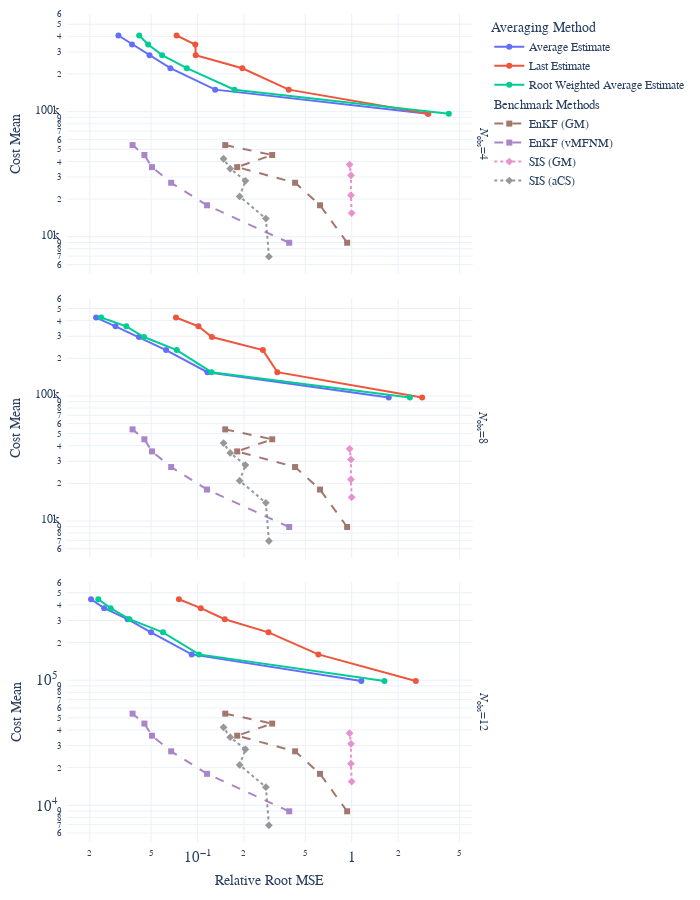

Write notebook code for a chart like this one.
### Markdown cell above
## Make Figure

### Code cell
for prob in df_agg["Problem"].unique():
    #filter
    this_df = df_agg.query("Problem == @prob & `Smoothing Function` == 'algebraic'")
    this_df = this_df[this_df["$\\epsilon_{{\\text{{Target}}}}$"]==1]
    this_df = this_df[this_df['$N_{{ \\text{{obs}} }}$'].isin([4,8,12])]
    this_df = this_df.sort_values(["$\\Delta_{{\\text{{Target}}}}$", "$N_{{ \\text{{obs}} }}$"])
    this_df_bm = df_bm_agg.query("Problem == @prob & cvar_tgt == 1")
    #plot
    fig = px.line(
        this_df,
        x = "Relative Root MSE",
        y="Cost Mean",
        facet_col=r'$\epsilon_{{\text{{Target}}}}$',
        facet_row="$N_{{ \\text{{obs}} }}$",
        color="Averaging Method",
        log_x=True,
        log_y=True,
        markers=True,
        labels=LATEX_TO_HTML | {"cvar_tgt_str": LATEX_TO_HTML[DF_COLUMNS_TO_LATEX["cvar_tgt"]]})
    # add benchmark
    num_rows = len(this_df["$N_{{ \\text{{obs}} }}$"].unique())
    num_cols = len(this_df[r'$\epsilon_{{\text{{Target}}}}$'].unique())
    for bm_solver in this_df_bm.Solver.unique():
        dat =this_df_bm.query("Solver == @bm_solver")
        dat = dat.sort_values(["Solver", "Sample Size"])
        trace_dict = {
            "x" : dat["Relative Root MSE"],
            "y" : dat["Cost Mean"],
            "legendgrouptitle_text": "Benchmark Methods",
            "name": bm_solver,
            "legendgroup": "group",
            "mode": "markers+lines",
            "opacity": 0.8,
            "text":dat["Sample Size"],
            "hoverinfo":"text"
        }
        trace_dict = trace_dict  | BM_SOLVER_SCATTER_STYLE[bm_solver]
        fig = ree.add_scatter_to_subplots(fig, num_rows, num_cols, **trace_dict)
    #style
    fig.update_layout(**MY_LAYOUT)
    fig.update_layout(height=900)
    fig.for_each_annotation(
        lambda a: a.update(text =  "" if a.text.startswith(LATEX_TO_HTML[DF_COLUMNS_TO_LATEX["stepsize_tolerance"]]) else a.text)) # remove column heading
    # save
    fig.write_image(f"diffusion problem.png".replace(" ", "_").lower(), scale=WRITE_SCALE)
    fig.show()
    # make and save caption
    fig_description = f"Solving the {prob} with the CBREE (vMFN) method using  \
different parameters. \
We vary the averaging method (color) and \
the divergence check $N_\\text{{obs}}$ (row). \
The choice of the stopping criterion $\\Delta_{{\\text{{Target}}}} = 2$, \
the stepsize tolerance $\\epsilon_{{\\text{{Target}}}}=1$ \
and indicator approximation {INDICATOR_APPROX_LATEX_NAME['algebraic']} \
are fixed. \
Furthermore we plot also the performance of the benchmark methods EnKF \
and SIS.  \
We used the sample sizes $J \\in {ree.vec_to_latex_set(df_agg['Sample Size'].unique())}$. \
Each marker represents the empirical estimates based the successful portion of $200$ simulations."
    display(Markdown(fig_description))
    with open(f"diffusion problem desc.tex".replace(" ", "_").lower(), "w") as file:
        file.write(fig_description)

### Figure 1 — Plotly figure (JSON) as saved in the notebook; plotly's stock layout.template omitted (floating-point values rounded to 4 significant figures)
{"data": [{"hovertemplate": "Averaging Method=Average Estimate<br><i>N</i><sub>obs</sub>=4<br><i>ε</i><sub>Target</sub>=1<br>Relative Root MSE=%{x}<br>Cost Mean=%{y}<extra></extra>", "legendgroup": "Average Estimate", "line": {"color": "#636efa", "dash": "solid"}, "marker": {"symbol": "circle"}, "mode": "markers+lines", "name": "Average Estimate", "orientation": "v", "showlegend": true, "type": "scatter", "x": [3.119, 0.1301, 0.06662, 0.04881, 0.03759, 0.03065], "xaxis": "x3", "y": [95990, 149860, 222360, 282760, 343650, 406080], "yaxis": "y3"}, {"hovertemplate": "Averaging Method=Average Estimate<br><i>N</i><sub>obs</sub>=8<br><i>ε</i><sub>Target</sub>=1<br>Relative Root MSE=%{x}<br>Cost Mean=%{y}<extra></extra>", "legendgroup": "Average Estimate", "line": {"color": "#636efa", "dash": "solid"}, "marker": {"symbol": "circle"}, "mode": "markers+lines", "name": "Average Estimate", "orientation": "v", "showlegend": false, "type": "scatter", "x": [1.74, 0.1159, 0.06247, 0.04167, 0.02935, 0.02196], "xaxis": "x2", "y": [97290, 154800, 232350, 295680, 360150, 423120], "yaxis": "y2"}, {"hovertemplate": "Averaging Method=Average Estimate<br><i>N</i><sub>obs</sub>=12<br><i>ε</i><sub>Target</sub>=1<br>Relative Root MSE=%{x}<br>Cost Mean=%{y}<extra></extra>", "legendgroup": "Average Estimate", "line": {"color": "#636efa", "dash": "solid"}, "marker": {"symbol": "circle"}, "mode": "markers+lines", "name": "Average Estimate", "orientation": "v", "showlegend": false, "type": "scatter", "x": [1.154, 0.09157, 0.04991, 0.03513, 0.02476, 0.02036], "xaxis": "x", "y": [98640, 160800, 241290, 307280, 376400, 443400], "yaxis": "y"}, {"hovertemplate": "Averaging Method=Last Estimate<br><i>N</i><sub>obs</sub>=4<br><i>ε</i><sub>Target</sub>=1<br>Relative Root MSE=%{x}<br>Cost Mean=%{y}<extra></extra>", "legendgroup": "Last Estimate", "line": {"color": "#EF553B", "dash": "solid"}, "marker": {"symbol": "circle"}, "mode": "markers+lines", "name": "Last Estimate", "orientation": "v", "showlegend": true, "type": "scatter", "x": [3.141, 0.3904, 0.1952, 0.09732, 0.09667, 0.07314], "xaxis": "x3", "y": [95990, 149860, 222360, 282760, 343650, 406080], "yaxis": "y3"}, {"hovertemplate": "Averaging Method=Last Estimate<br><i>N</i><sub>obs</sub>=8<br><i>ε</i><sub>Target</sub>=1<br>Relative Root MSE=%{x}<br>Cost Mean=%{y}<extra></extra>", "legendgroup": "Last Estimate", "line": {"color": "#EF553B", "dash": "solid"}, "marker": {"symbol": "circle"}, "mode": "markers+lines", "name": "Last Estimate", "orientation": "v", "showlegend": false, "type": "scatter", "x": [2.864, 0.3293, 0.2653, 0.1238, 0.1013, 0.07242], "xaxis": "x2", "y": [97290, 154800, 232350, 295680, 360150, 423120], "yaxis": "y2"}, {"hovertemplate": "Averaging Method=Last Estimate<br><i>N</i><sub>obs</sub>=12<br><i>ε</i><sub>Target</sub>=1<br>Relative Root MSE=%{x}<br>Cost Mean=%{y}<extra></extra>", "legendgroup": "Last Estimate", "line": {"color": "#EF553B", "dash": "solid"}, "marker": {"symbol": "circle"}, "mode": "markers+lines", "name": "Last Estimate", "orientation": "v", "showlegend": false, "type": "scatter", "x": [2.605, 0.6078, 0.2884, 0.15, 0.105, 0.07573], "xaxis": "x", "y": [98640, 160800, 241290, 307280, 376400, 443400], "yaxis": "y"}, {"hovertemplate": "Averaging Method=Root Weighted Average Estimate<br><i>N</i><sub>obs</sub>=4<br><i>ε</i><sub>Target</sub>=1<br>Relative Root MSE=%{x}<br>Cost Mean=%{y}<extra></extra>", "legendgroup": "Root Weighted Average Estimate", "line": {"color": "#00cc96", "dash": "solid"}, "marker": {"symbol": "circle"}, "mode": "markers+lines", "name": "Root Weighted Average Estimate", "orientation": "v", "showlegend": true, "type": "scatter", "x": [4.266, 0.1736, 0.08511, 0.05888, 0.04783, 0.0418], "xaxis": "x3", "y": [95990, 149860, 222360, 282760, 343650, 406080], "yaxis": "y3"}, {"hovertemplate": "Averaging Method=Root Weighted Average Estimate<br><i>N</i><sub>obs</sub>=8<br><i>ε</i><sub>Target</sub>=1<br>Relative Root MSE=%{x}<br>Cost Mean=%{y}<extra></extra>", "legendgroup": "Root Weighted Average Estimate", "line": {"color": "#00cc96", "dash": "solid"}, "marker": {"symbol": "circle"}, "mode": "markers+lines", "name": "Root Weighted Average Estimate", "orientation": "v", "showlegend": false, "type": "scatter", "x": [2.384, 0.1232, 0.07331, 0.04491, 0.03449, 0.02367], "xaxis": "x2", "y": [97290, 154800, 232350, 295680, 360150, 423120], "yaxis": "y2"}, {"hovertemplate": "Averaging Method=Root Weighted Average Estimate<br><i>N</i><sub>obs</sub>=12<br><i>ε</i><sub>Target</sub>=1<br>Relative Root MSE=%{x}<br>Cost Mean=%{y}<extra></extra>", "legendgroup": "Root Weighted Average Estimate", "line": {"color": "#00cc96", "dash": "solid"}, "marker": {"symbol": "circle"}, "mode": "markers+lines", "name": "Root Weighted Average Estimate", "orientation": "v", "showlegend": false, "type": "scatter", "x": [1.63, 0.1022, 0.05964, 0.03613, 0.02729, 0.02268], "xaxis": "x", "y": [98640, 160800, 241290, 307280, 376400, 443400], "yaxis": "y"}, {"hoverinfo": "text", "legendgroup": "group", "legendgrouptitle": {"text": "Benchmark Methods"}, "line": {"dash": "dash"}, "marker": {"color": "#8C564B", "symbol": "square"}, "mode": "markers+lines", "name": "EnKF (GM)", "opacity": 0.8, "showlegend": true, "text": [1000, 2000, 3000, 4000, 5000, 6000], "type": "scatter", "x": [0.9341, 0.623, 0.4293, 0.1807, 0.3048, 0.1512], "xaxis": "x", "y": [8950, 17840, 27000, 36000, 45000, 54000], "yaxis": "y"}, {"hoverinfo": "text", "legendgroup": "group", "legendgrouptitle": {"text": "Benchmark Methods"}, "line": {"dash": "dash"}, "marker": {"color": "#8C564B", "symbol": "square"}, "mode": "markers+lines", "name": "EnKF (GM)", "opacity": 0.8, "showlegend": false, "text": [1000, 2000, 3000, 4000, 5000, 6000], "type": "scatter", "x": [0.9341, 0.623, 0.4293, 0.1807, 0.3048, 0.1512], "xaxis": "x2", "y": [8950, 17840, 27000, 36000, 45000, 54000], "yaxis": "y2"}, {"hoverinfo": "text", "legendgroup": "group", "legendgrouptitle": {"text": "Benchmark Methods"}, "line": {"dash": "dash"}, "marker": {"color": "#8C564B", "symbol": "square"}, "mode": "markers+lines", "name": "EnKF (GM)", "opacity": 0.8, "showlegend": false, "text": [1000, 2000, 3000, 4000, 5000, 6000], "type": "scatter", "x": [0.9341, 0.623, 0.4293, 0.1807, 0.3048, 0.1512], "xaxis": "x3", "y": [8950, 17840, 27000, 36000, 45000, 54000], "yaxis": "y3"}, {"hoverinfo": "text", "legendgroup": "group", "legendgrouptitle": {"text": "Benchmark Methods"}, "line": {"dash": "dash"}, "marker": {"color": "#9467BD", "symbol": "square"}, "mode": "markers+lines", "name": "EnKF (vMFNM)", "opacity": 0.8, "showlegend": true, "text": [1000, 2000, 3000, 4000, 5000, 6000], "type": "scatter", "x": [0.3931, 0.1152, 0.06741, 0.0506, 0.04518, 0.03786], "xaxis": "x", "y": [8950, 17840, 27000, 36000, 45000, 54000], "yaxis": "y"}, {"hoverinfo": "text", "legendgroup": "group", "legendgrouptitle": {"text": "Benchmark Methods"}, "line": {"dash": "dash"}, "marker": {"color": "#9467BD", "symbol": "square"}, "mode": "markers+lines", "name": "EnKF (vMFNM)", "opacity": 0.8, "showlegend": false, "text": [1000, 2000, 3000, 4000, 5000, 6000], "type": "scatter", "x": [0.3931, 0.1152, 0.06741, 0.0506, 0.04518, 0.03786], "xaxis": "x2", "y": [8950, 17840, 27000, 36000, 45000, 54000], "yaxis": "y2"}, {"hoverinfo": "text", "legendgroup": "group", "legendgrouptitle": {"text": "Benchmark Methods"}, "line": {"dash": "dash"}, "marker": {"color": "#9467BD", "symbol": "square"}, "mode": "markers+lines", "name": "EnKF (vMFNM)", "opacity": 0.8, "showlegend": false, "text": [1000, 2000, 3000, 4000, 5000, 6000], "type": "scatter", "x": [0.3931, 0.1152, 0.06741, 0.0506, 0.04518, 0.03786], "xaxis": "x3", "y": [8950, 17840, 27000, 36000, 45000, 54000], "yaxis": "y3"}, {"hoverinfo": "text", "legendgroup": "group", "legendgrouptitle": {"text": "Benchmark Methods"}, "line": {"dash": "dot"}, "marker": {"color": "#E377C2", "symbol": "diamond"}, "mode": "markers+lines", "name": "SIS (GM)", "opacity": 0.8, "showlegend": true, "text": [1000, 2000, 3000, 4000], "type": "scatter", "x": [0.9991, 0.9882, 0.989, 0.9692], "xaxis": "x", "y": [15460, 21500, 30970.0, 37720], "yaxis": "y"}, {"hoverinfo": "text", "legendgroup": "group", "legendgrouptitle": {"text": "Benchmark Methods"}, "line": {"dash": "dot"}, "marker": {"color": "#E377C2", "symbol": "diamond"}, "mode": "markers+lines", "name": "SIS (GM)", "opacity": 0.8, "showlegend": false, "text": [1000, 2000, 3000, 4000], "type": "scatter", "x": [0.9991, 0.9882, 0.989, 0.9692], "xaxis": "x2", "y": [15460, 21500, 30970.0, 37720], "yaxis": "y2"}, {"hoverinfo": "text", "legendgroup": "group", "legendgrouptitle": {"text": "Benchmark Methods"}, "line": {"dash": "dot"}, "marker": {"color": "#E377C2", "symbol": "diamond"}, "mode": "markers+lines", "name": "SIS (GM)", "opacity": 0.8, "showlegend": false, "text": [1000, 2000, 3000, 4000], "type": "scatter", "x": [0.9991, 0.9882, 0.989, 0.9692], "xaxis": "x3", "y": [15460, 21500, 30970.0, 37720], "yaxis": "y3"}, {"hoverinfo": "text", "legendgroup": "group", "legendgrouptitle": {"text": "Benchmark Methods"}, "line": {"dash": "dot"}, "marker": {"color": "#7F7F7F", "symbol": "diamond"}, "mode": "markers+lines", "name": "SIS (aCS)", "opacity": 0.8, "showlegend": true, "text": [1000, 2000, 3000, 4000, 5000, 6000], "type": "scatter", "x": [0.2904, 0.2774, 0.1875, 0.2044, 0.1628, 0.1474], "xaxis": "x", "y": [6920, 13960, 21000, 28000, 35000, 42000], "yaxis": "y"}, {"hoverinfo": "text", "legendgroup": "group", "legendgrouptitle": {"text": "Benchmark Methods"}, "line": {"dash": "dot"}, "marker": {"color": "#7F7F7F", "symbol": "diamond"}, "mode": "markers+lines", "name": "SIS (aCS)", "opacity": 0.8, "showlegend": false, "text": [1000, 2000, 3000, 4000, 5000, 6000], "type": "scatter", "x": [0.2904, 0.2774, 0.1875, 0.2044, 0.1628, 0.1474], "xaxis": "x2", "y": [6920, 13960, 21000, 28000, 35000, 42000], "yaxis": "y2"}, {"hoverinfo": "text", "legendgroup": "group", "legendgrouptitle": {"text": "Benchmark Methods"}, "line": {"dash": "dot"}, "marker": {"color": "#7F7F7F", "symbol": "diamond"}, "mode": "markers+lines", "name": "SIS (aCS)", "opacity": 0.8, "showlegend": false, "text": [1000, 2000, 3000, 4000, 5000, 6000], "type": "scatter", "x": [0.2904, 0.2774, 0.1875, 0.2044, 0.1628, 0.1474], "xaxis": "x3", "y": [6920, 13960, 21000, 28000, 35000, 42000], "yaxis": "y3"}], "layout": {"annotations": [{"font": {}, "showarrow": false, "text": "", "x": 0.49, "xanchor": "center", "xref": "paper", "y": 1.0, "yanchor": "bottom", "yref": "paper"}, {"font": {}, "showarrow": false, "text": "<i>N</i><sub>obs</sub>=12", "textangle": 90, "x": 0.98, "xanchor": "left", "xref": "paper", "y": 0.1567, "yanchor": "middle", "yref": "paper"}, {"font": {}, "showarrow": false, "text": "<i>N</i><sub>obs</sub>=8", "textangle": 90, "x": 0.98, "xanchor": "left", "xref": "paper", "y": 0.5, "yanchor": "middle", "yref": "paper"}, {"font": {}, "showarrow": false, "text": "<i>N</i><sub>obs</sub>=4", "textangle": 90, "x": 0.98, "xanchor": "left", "xref": "paper", "y": 0.8433, "yanchor": "middle", "yref": "paper"}], "autosize": false, "font": {"family": "Serif"}, "height": 900, "legend": {"title": {"text": "Averaging Method"}, "tracegroupgap": 0}, "margin": {"b": 50, "l": 50, "pad": 4, "r": 50, "t": 10}, "width": 700, "xaxis": {"anchor": "y", "domain": [0, 0.98], "exponentformat": "power", "title": {"text": "Relative Root MSE"}, "type": "log"}, "xaxis2": {"anchor": "y2", "domain": [0, 0.98], "matches": "x", "showticklabels": false, "type": "log"}, "xaxis3": {"anchor": "y3", "domain": [0, 0.98], "matches": "x", "showticklabels": false, "type": "log"}, "yaxis": {"anchor": "x", "domain": [0, 0.3133], "exponentformat": "power", "title": {"text": "Cost Mean"}, "type": "log"}, "yaxis2": {"anchor": "x2", "domain": [0.3433, 0.6567], "matches": "y", "title": {"text": "Cost Mean"}, "type": "log"}, "yaxis3": {"anchor": "x3", "domain": [0.6867, 1.0], "matches": "y", "title": {"text": "Cost Mean"}, "type": "log"}}}
